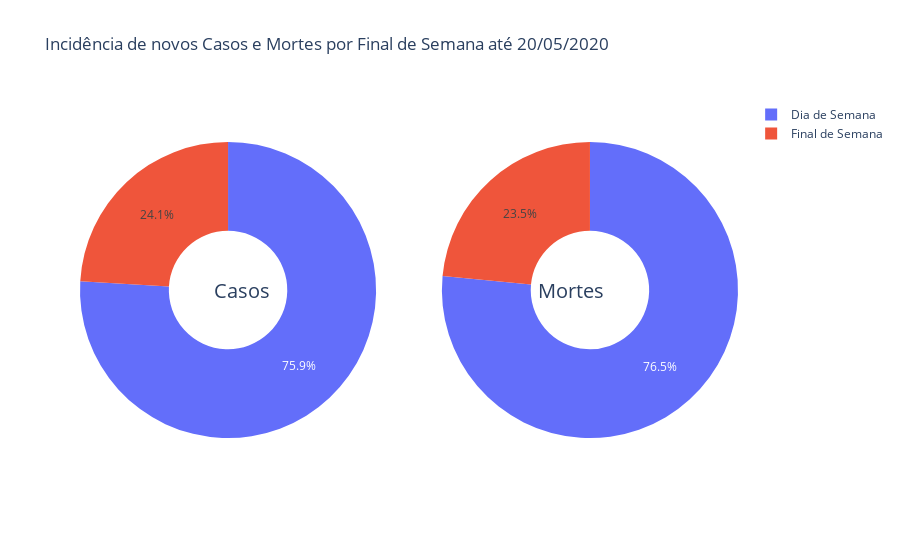

The code cell stored with this chart in its notebook:
### Code cell
# Copia o DF original.
df_wen = df_br.copy()

# Adiciona a coluna dayofweek.
df_wen["dayofweek"] = df_wen.date.dt.dayofweek

# Preenche os valores nulos.
df_wen["new_cases"] = df_wen.new_cases.fillna(1)
df_wen["new_deaths"] = df_wen.new_deaths.fillna(0)

# Seta o final de semana
df_wen["weekend"] = 0
df_wen.loc[(df_wen.dayofweek == 5) | (df_wen.dayofweek == 6), 'weekend'] = 1

# Agrupa o novo DF.
df_wen = df_wen.groupby(['weekend']).sum()[['new_cases',
                                            'new_deaths']].reset_index()

# Renomeia os valores da coluna weekend.
df_wen["weekend"] = df_wen.weekend.replace({0: 'Dia de Semana',
                                            1: 'Final de Semana'})
# Monta o gráfico.
labels = df_wen.weekend
values_casos = df_wen.new_cases
values_mortalidade = df_wen.new_deaths

fig = make_subplots(rows=1, 
                    cols=2, 
                    specs=[[{'type':'domain'}, {'type':'domain'}]])

fig.add_trace(go.Pie(labels=labels, 
                     values=values_casos, 
                     name="Casos Confirmados"),
              1, 1)

fig.add_trace(go.Pie(labels=labels, 
                     values=values_mortalidade, 
                     name="Mortes Confirmadas"),
              1, 2)

fig.update_traces(hole=.4,
                  hoverinfo="label+percent+name")

fig.update_layout(
    title_text=f"Incidência de novos Casos e Mortes por Final de Semana até {max_date_br}",
  annotations=[dict(text='Casos', x=0.20, y=0.5, font_size=20, showarrow=False),
               dict(text='Mortes', x=0.80, y=0.5, font_size=20, showarrow=False)])
fig.show()

### Figure 1 — Plotly figure (JSON) as saved in the notebook; plotly's stock layout.template omitted (floating-point values rounded to 4 significant figures)
{"data": [{"domain": {"x": [0, 0.45], "y": [0, 1]}, "hole": 0.4, "hoverinfo": "label+percent+name", "labels": ["Dia de Semana", "Final de Semana"], "name": "Casos Confirmados", "type": "pie", "values": [221437, 70142]}, {"domain": {"x": [0.55, 1], "y": [0, 1]}, "hole": 0.4, "hoverinfo": "label+percent+name", "labels": ["Dia de Semana", "Final de Semana"], "name": "Mortes Confirmadas", "type": "pie", "values": [14428, 4431]}], "layout": {"annotations": [{"font": {"size": 20}, "showarrow": false, "text": "Casos", "x": 0.2, "y": 0.5}, {"font": {"size": 20}, "showarrow": false, "text": "Mortes", "x": 0.8, "y": 0.5}], "autosize": true, "title": {"text": "Incidência de novos Casos e Mortes por Final de Semana até 20/05/2020"}}}
